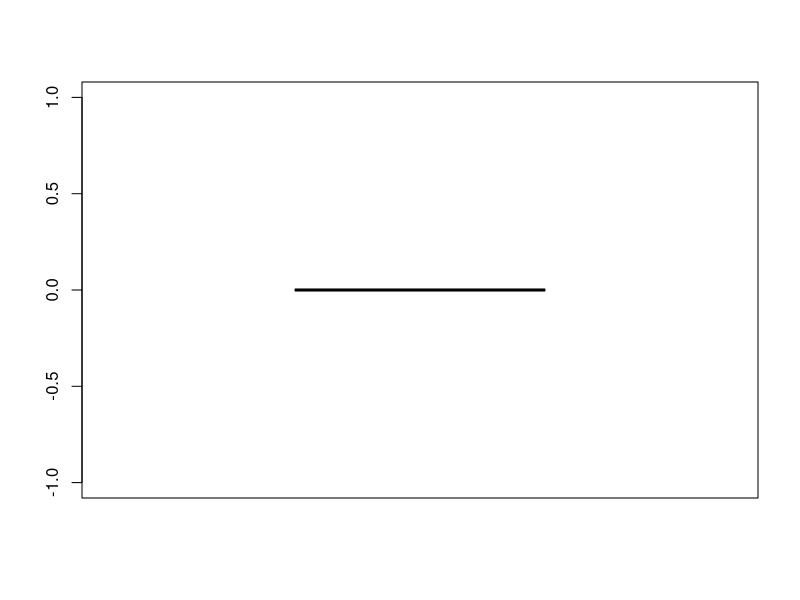

The R script that drew this image:
#mzz
#2/03/2022
#clase_s7_d1

semillass <-read.csv("Clases/semillas.csv" , header = TRUE)

#Habra diferencia en la germinacion ?
#Habra diferencia en las alturas?


boxplot(semillass$Peso_gr >40)


